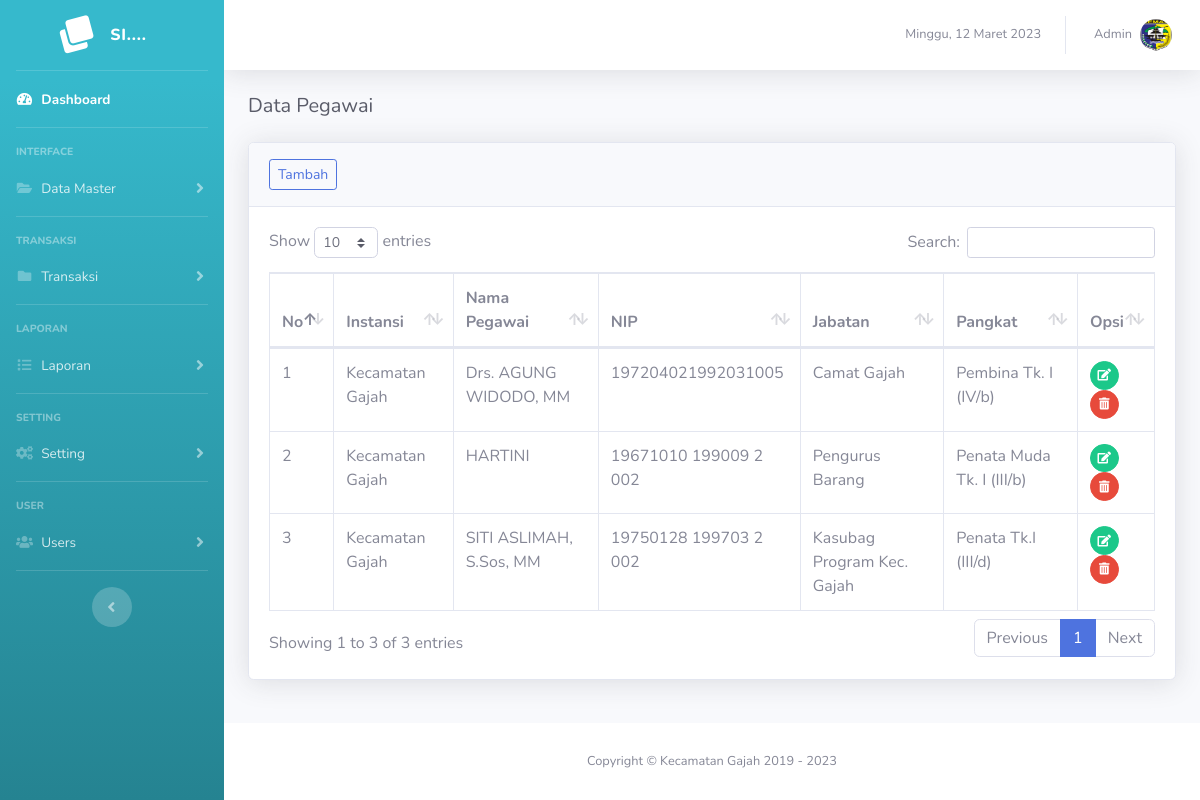
The page /pegawai (signed in) on the database as committed earlier.
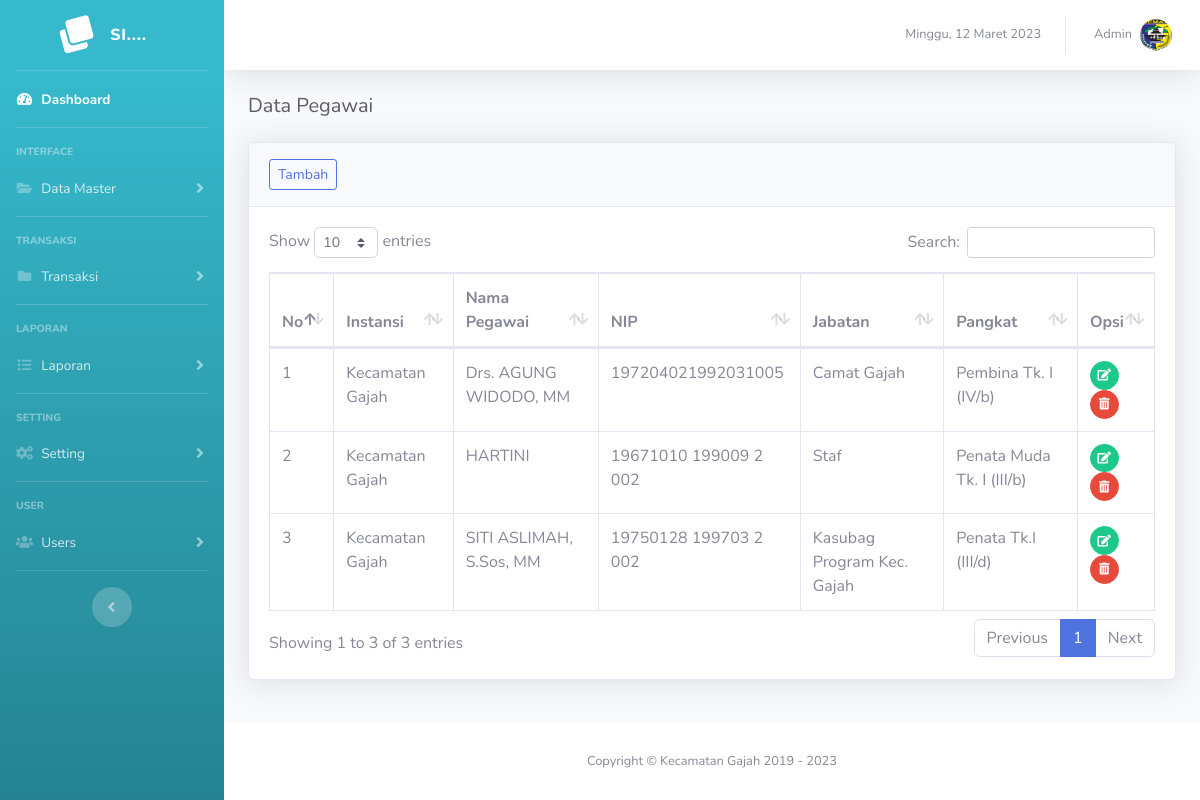
The same page on the database as committed later.
### tables this page shows
CREATE TABLE `tb_pegawai` (
  `id_pegawai` int(11) NOT NULL,
  `id_instansi` int(11) NOT NULL,
  `nama_pegawai` varchar(100) NOT NULL,
  `nip` varchar(50) NOT NULL,
  `jabatan` varchar(50) NOT NULL,
  `pangkat` varchar(50) NOT NULL,
  `id_user` int(11) NOT NULL
);

### page/pegawai/pegawai.php (the view)
<h5 class="h5 mb-4 text-gray-800">Data Pegawai</h5>
<div class="card shadow mb-4">
  <div class="card-header py-3">
    <a href="?page=pegawai&action=add" class="btn btn-sm btn-outline-primary">Tambah</a>
  </div>
  <div class="card-body">
    <div class="table-responsive">
      <table class="table table-bordered" id="dataTable" width="100%" cellspacing="0">
        <thead>
          <tr>
            <th width="5%">No</th>
            <th>Instansi</th>
            <th>Nama Pegawai</th>
            <th>NIP</th>
            <th>Jabatan</th>
            <th>Pangkat</th>
            <th width="8%">Opsi</th>
          </tr>
        </thead>
        <tbody>
          <?php
          if ($_SESSION['level'] == "admin") {
            $sql = $conn->query("SELECT * FROM tb_pegawai");
          } else {
            $sql = $conn->query("SELECT * FROM tb_pegawai WHERE id_user = '$_SESSION[id_user]'");
          }
          $no = 1;
          foreach ($sql as $key => $value) :
          ?>
            <tr>
              <td><?= $no++; ?></td>
              <?php
              $id_instansi = $value['id_instansi'];
              $instansi = $conn->query("SELECT * FROM tb_instansi WHERE id_instansi = '$id_instansi'");
              foreach ($instansi as $key => $data) {
                echo "<td>$data[nama_instansi]</td>";
              }
              ?>
              <td><?= $value['nama_pegawai']; ?></td>
              <td><?= $value['nip']; ?></td>
              <td><?= $value['jabatan']; ?></td>
              <td><?= $value['pangkat']; ?></td>
              <td>
                <a href="?page=pegawai&action=edit&id=<?= urlencode(base64_encode($value['id_pegawai'])); ?>" class="btn btn-sm btn-circle btn-success" data-toggle="tooltip" data-placement="top" title="Edit"><i class="fas fa-edit"></i></a>
                <a href="?page=pegawai&action=delete&id=<?= urlencode(base64_encode($value['id_pegawai'])); ?>" name="delete" class=" delete btn btn-sm btn-circle btn-danger" data-toggle="tooltip" data-placement="top" title="Delete"><i class="fas fa-trash-alt"></i></a>
              </td>
            </tr>
          <?php endforeach; ?>
        </tbody>
      </table>
    </div>
  </div>
</div>

Rows that differ between the two databases and show on the page:
changed tb_pegawai "HARTINI": jabatan "Pengurus Barang" → "Staf"
